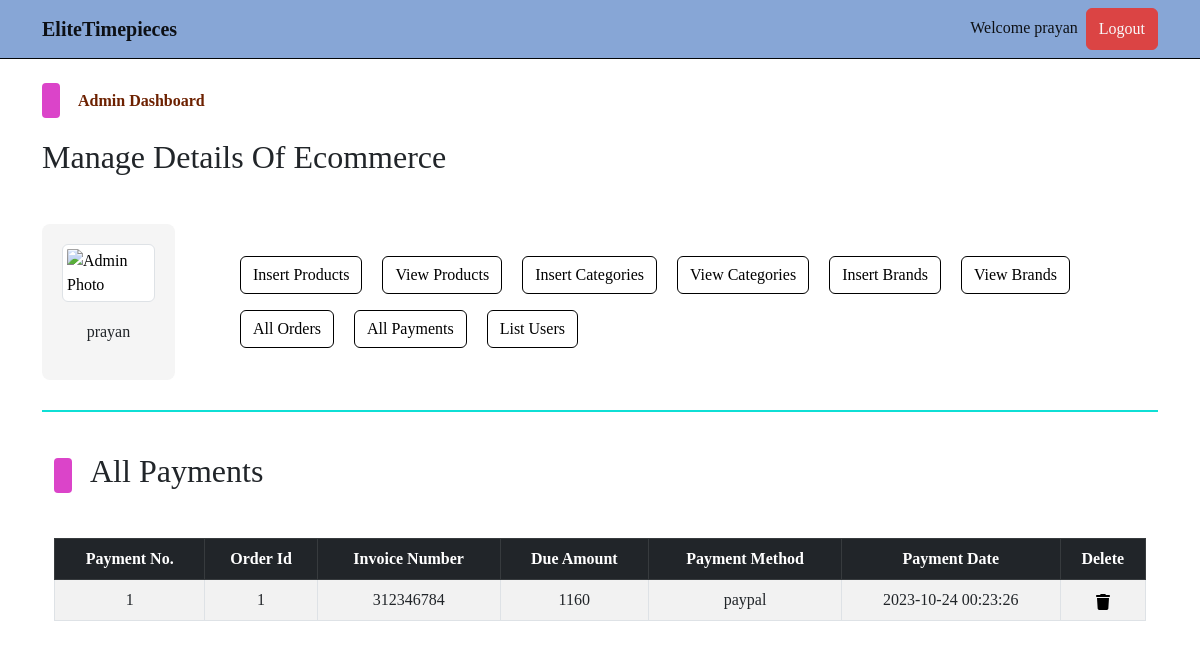
/admin/index.php?list_payments (signed in), run on the app's committed database.
### tables this page shows
CREATE TABLE `admin_table` (
  `admin_id` int(11) NOT NULL,
  `admin_name` varchar(100) NOT NULL,
  `admin_email` varchar(200) NOT NULL,
  `admin_image` varchar(255) NOT NULL,
  `admin_password` varchar(255) NOT NULL
);

CREATE TABLE `user_payments` (
  `payment_id` int(11) NOT NULL,
  `order_id` int(11) NOT NULL,
  `invoice_number` int(11) NOT NULL,
  `amount` int(11) NOT NULL,
  `payment_method` varchar(255) NOT NULL,
  `payment_date` timestamp NOT NULL DEFAULT current_timestamp() ON UPDATE current_timestamp()
);

### admin/list_payments.php (the view, shortened to what this page needs)
<!DOCTYPE html>
<html lang="en">
<head>
</head>
<body>
    <div class="container">
        <div class="categ-header">
            <div class="sub-title">
                <span class="shape"></span>
                <h2>All Payments</h2>
            </div>
        </div>
        <div class="table-data">
            <table class="table table-bordered table-hover table-striped text-center">
                <thead class="table-dark">
                    <?php
                    $get_payment_query = "SELECT * FROM `user_payments`";
                    $get_payment_result = mysqli_query($con, $get_payment_query);
                    $row_count = mysqli_num_rows($get_payment_result);
                    if($row_count!=0){
                        echo "
                        <tr>
                        <th>Payment No.</th>
                        <th>Order Id</th>
                        <th>Invoice Number</th>
                        <th>Due Amount</th>
                        <th>Payment Method</th>
                        <th>Payment Date</th>
                        <th>Delete</th>
                    </tr>
                    ";
                    }
                    ?>
                </thead>
                <tbody>
                    <?php
                    if ($row_count == 0) {
                        echo "<h2 class='text-center text-light p-2 bg-dark'>No payments yet</h2>";
                    } else {
                        $id_number = 1;
                        while ($row_fetch_payments = mysqli_fetch_array($get_payment_result)) {
                            $payment_id = $row_fetch_payments['payment_id'];
                            $order_id = $row_fetch_payments['order_id'];
                            $invoice_number = $row_fetch_payments['invoice_number'];
                            $amount_due = $row_fetch_payments['amount'];
                            $payment_method = $row_fetch_payments['payment_method'];
                            $payment_date = $row_fetch_payments['payment_date'];
                            echo "
                            <tr>
                            <td>$id_number</td>
                            <td>$order_id</td>
                            <td>$invoice_number</td>
                            <td>$amount_due</td>
                            <td>$payment_method</td>
                            <td>$payment_date</td>
                            <td>
                                <a href='index.php?delete_payment=$payment_id' data-bs-toggle='modal' data-bs-target='#deleteModal_$payment_id'>
                                </a>
                                <div class='modal fade' id='deleteModal_$payment_id' tabindex='-1' aria-labelledby='deleteModal_$payment_id.Label' aria-hidden='true'>
                                                            <a class='text-light' href='index.php?delete_payment=$payment_id'>
                                                                Delete Payment No. <strong>$id_number</strong>
                                                            </a>
                                </div>
                            </td>
                        </tr>
                            ";
                            $id_number++;
                        }
                    }
                    ?>
                </tbody>
            </table>
        </div>
    </div>
</body>
</html>

### admin/index.php (shortened to what this page needs)
<?php
    include('../functions/common_functions.php');
    if(isset($_SESSION['admin_username'])){
        $admin_name = $_SESSION['admin_username'];
        $get_admin_data = "SELECT * FROM `admin_table` WHERE admin_name = '$admin_name'";
        $get_admin_result = mysqli_query($con,$get_admin_data);
        $row_fetch_admin_data = mysqli_fetch_array($get_admin_result);
        $admin_name = $row_fetch_admin_data['admin_name'];
        $admin_image = $row_fetch_admin_data['admin_image'];
    }else{
        echo "<script>window.open('./admin_login.php','_self');</script>";
    }
?>
<!DOCTYPE html>
<html lang="en">
<head>
    <link rel="stylesheet" href="../assets/css/bootstrap.css" />
    <link rel="stylesheet" href="../assets/css/main.css" />
</head>
<body>
    <nav class="navbar navbar-expand-lg navbar-light bg-light">
        <div class="container">
            <a class="navbar-brand fw-bold" href="#">EliteTimepieces</a>
            <div class="collapse navbar-collapse" id="navbarSupportedContentad">
                <ul class="navbar-nav ms-auto mb-2 mb-lg-0">
                    <li class="nav-item">
                        <a class="nav-link active" aria-current="page" href="#">Welcome <?php echo $admin_name;?></a>
                    </li>
                    <li class="nav-item">
                    <button class="btn btn-primary p-0 px-1">
                            <a href="./admin_logout.php" class="nav-link text-light">Logout</a>
                        </button>
                    </li>
                </ul>
            </div>
        </div>
    </nav>
    <div class="control">
        <div class="container pt-4 pb-0">
            <div class="categ-header">
                <div class="sub-title">
                    <span class="shape"></span>
                    <span class="title">Admin Dashboard</span>
                </div>
                <h2>Manage Details Of Ecommerce</h2>
            </div>
            <div class="row align-items-center">
                <div class="col-md-2">
                    <div class="admin-image">
                        <a href="./index.php"><img src="./admin_images/<?php echo $admin_image;?>" class="img-thumbnail" alt="Admin Photo"></a>
                        <p><?php echo $admin_name;?></p>
                    </div>
                </div>
                <div class="col-md-10">
                    <div class="buttons">
                        <button class="btn btn-outline-primary m-2">
                            <a href="./insert_product.php" class="nav-link">Insert Products</a>
                        </button>
                        <button class="btn btn-outline-primary m-2">
                            <a href="index.php?view_products" class="nav-link">View Products</a>
                        </button>
                        <button class="btn btn-outline-primary m-2">
                            <a href="index.php?insert_category" class="nav-link">Insert Categories</a>
                        </button>
                        <button class="btn btn-outline-primary m-2">
                            <a href="index.php?view_categories" class="nav-link">View Categories</a>
                        </button>
                        <button class="btn btn-outline-primary m-2">
                            <a href="index.php?insert_brand" class="nav-link">Insert Brands</a>
                        </button>
                        <button class="btn btn-outline-primary m-2">
                            <a href="index.php?view_brands" class="nav-link">View Brands</a>
                        </button>
                        <button class="btn btn-outline-primary m-2">
                            <a href="index.php?list_orders" class="nav-link">All Orders</a>
                        </button>
                        <button class="btn btn-outline-primary m-2">
                            <a href="index.php?list_payments" class="nav-link">All Payments</a>
                        </button>
                        <button class="btn btn-outline-primary m-2">
                            <a href="index.php?list_users" class="nav-link">List Users</a>
                        </button>
                    </div>
                </div>
            </div>
        </div>
    </div>
    <div class="container">
        <div class="divider"></div>
    </div>
    <div class="change-page">
        <div class="container">
            <?php
            if(isset($_GET['list_payments'])){
                include('./list_payments.php');
            }
            ?>
        </div>
    </div>
</body>
</html>

### assets/css/main.css (style rules this page uses)
* { -webkit-box-sizing: border-box; -moz-box-sizing: border-box; box-sizing: border-box; margin: 0; padding: 0; }
html { scroll-behavior: smooth; }
body { font-family: "regular","sans-serif"; }
a { text-decoration: blue; color: #000000; cursor: pointer; }
button, input[type="submit"] { cursor: pointer; }
ul { list-style: none; }
.divider { background-color: #0fdfd5; height: 1.5px; width: 100%; margin-top: 30px; margin-bottom: 40px; }
.container .categ-header { display: flex; flex-direction: column; gap: 20px; margin-bottom: 40px; }
.container .categ-header .sub-title { display: flex; flex-direction: row; gap: 18px; align-items: center; }
.container .categ-header .sub-title span:nth-of-type(1) { width: 18px; height: 35px; background-color: #db44c9; border-radius: 4px; -webkit-border-radius: 4px; -moz-border-radius: 4px; -ms-border-radius: 4px; -o-border-radius: 4px; }
.shape { display: inline-block; width: 18px; height: 35px; background-color: #4444db; border-radius: 4px; -webkit-border-radius: 4px; -moz-border-radius: 4px; -ms-border-radius: 4px; -o-border-radius: 4px; }
.container .categ-header .sub-title span:nth-of-type(2) { color: #6d2100; font-weight: bold; }
.bg-light { background-color: #87a6d6 !important; border-bottom: 1px solid #040608; }
.control .container .row .admin-image { width: 80%; background-color: #F5F5F5; padding: 20px; display: flex; flex-direction: column; gap:18px; align-items: center; border-radius: 8px; -webkit-border-radius: 8px; -moz-border-radius: 8px; -ms-border-radius: 8px; -o-border-radius: 8px; }
.control .container .row .admin-image img { width: 100%; }
.control .container .row .buttons a.nav-link { transition: 0s; -webkit-transition: 0s; -moz-transition: 0s; -ms-transition: 0s; -o-transition: 0s; }
td { vertical-align: middle; }

### data on the page
admin_table: admin_name "prayan"
user_payments: order "1", invoice_number "312346784", amount "1160", payment_method "paypal", payment_date "2023-10-24 00:23:26"
